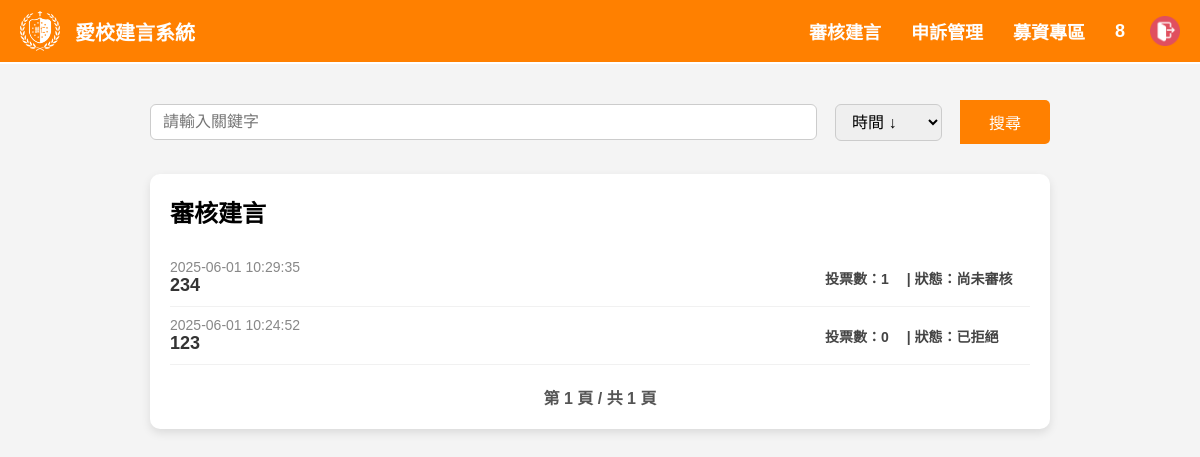
Page /event.php (signed in) on the earlier database version.
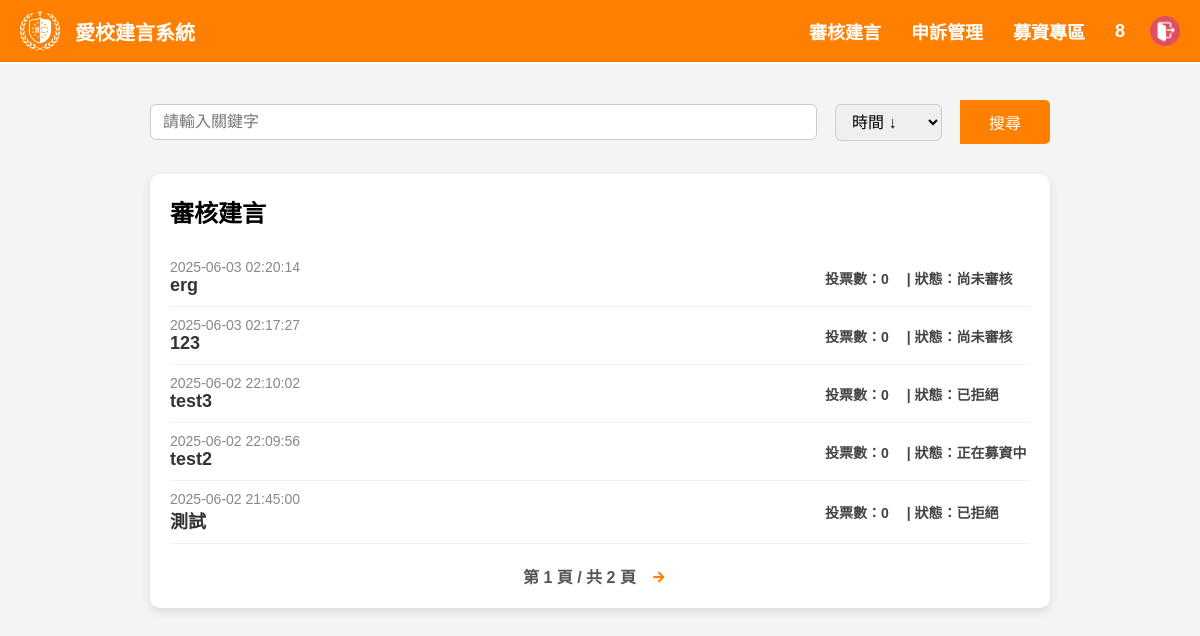
Same page on the later database version.
### tables this page shows
CREATE TABLE `event` (
  `e_id` int(50) NOT NULL,
  `e_title` varchar(100) NOT NULL COMMENT '標題',
  `e_text` varchar(500) NOT NULL COMMENT '內文',
  `e_time` datetime NOT NULL COMMENT '日期',
  `accounts` int(50) NOT NULL COMMENT '提案人帳號',
  `e_type` int(10) NOT NULL
);

CREATE TABLE `audit` (
  `a_id` int(11) NOT NULL,
  `e_id` int(50) NOT NULL,
  `situation` int(10) NOT NULL,
  `reason` varchar(100) NOT NULL,
  `a_acc` int(50) NOT NULL
);

### event.php (the view, shortened to what this page needs)
<?php
include('header.php');
include('db.php');
$search_keyword = '';
$sort = $_GET['sort'] ?? 'time_desc';
$orderBy = "e.e_time DESC";
switch ($sort) {
    case 'time_desc':
    default:
        $orderBy = "e.e_time DESC";
}
$per_page = 5;
$page = isset($_GET['page']) ? (int)$_GET['page'] : 1;
$start = ($page - 1) * $per_page;
if ($_SESSION['permissions'] == 2) {
    if ($search_keyword !== '') {
        $sql_admin = "
            SELECT e.*, (SELECT COUNT(*) FROM vote v WHERE v.e_id = e.e_id) AS vote_count
            FROM event e
            WHERE e.e_title LIKE ? OR e.e_text LIKE ?
            ORDER BY $orderBy
            LIMIT ?, ?
        ";
        $stmt_admin = $conn->prepare($sql_admin);
        $like_keyword = "%$search_keyword%";
        $stmt_admin->bind_param('ssii', $like_keyword, $like_keyword, $start, $per_page);
        $stmt_admin->execute();
        $result_admin = $stmt_admin->get_result();
        $count_sql = "SELECT COUNT(*) AS total FROM event WHERE e_title LIKE ? OR e_text LIKE ?";
        $stmt_count = $conn->prepare($count_sql);
        $stmt_count->bind_param('ss', $like_keyword, $like_keyword);
        $stmt_count->execute();
        $total_row = $stmt_count->get_result()->fetch_assoc();
    } else {
        $sql_admin = "
            SELECT e.*, (SELECT COUNT(*) FROM vote v WHERE v.e_id = e.e_id) AS vote_count
            FROM event e
            ORDER BY $orderBy
            LIMIT ?, ?
        ";
        $stmt_admin = $conn->prepare($sql_admin);
        $stmt_admin->bind_param('ii', $start, $per_page);
        $stmt_admin->execute();
        $result_admin = $stmt_admin->get_result();
        $count_sql = "SELECT COUNT(*) AS total FROM event";
        $total_row = mysqli_fetch_assoc(mysqli_query($conn, $count_sql));
    }
    $total_pages = ceil($total_row['total'] / $per_page);
}
?>
<!DOCTYPE html>
<html lang="zh-TW">
<head>
    <link rel="stylesheet" href="setting.css">
    <link href="https://cdn.jsdelivr.net/npm/remixicon@4.5.0/fonts/remixicon.css" rel="stylesheet" />
</head>
<body>
    <form id="search-form" method="GET" class="index_search-block" style="display:flex; align-items:center; gap:10px; max-width:900px; margin:20px auto 30px;">
        <input type="text" class="index_search-bar" placeholder="請輸入關鍵字" name="search" value="<?php echo htmlspecialchars($search_keyword); ?>" style="flex-grow:1; padding:8px 12px; font-size:1rem; border:1px solid #ccc; border-radius:6px;" />
        <select name="sort" onchange="this.form.submit()" style="padding:8px 12px; border-radius:6px; border:1px solid #ccc; font-size:1rem; cursor:pointer; margin-left: 8px; margin-right: 8px;">
            <option value="time_desc" <?= ($sort === 'time_desc') ? 'selected' : '' ?>>時間 ↓</option>
        </select>
        <button type="submit" class="index_search-but">搜尋</button>
    </form>
    <?php if ($_SESSION['permissions'] == 2): ?>
        <div class="index_main-news"  style="max-width:900px; margin:auto;">
            <div class="index_main-news-title">審核建言</div>
            <?php if ($result_admin->num_rows > 0): ?>
                <?php while ($row = $result_admin->fetch_assoc()): ?>
                    <div class="event_main-news-mess">
                        <div class="event_mess-left" onclick="window.location.href='eve_post.php?e_id=<?= $row['e_id'] ?>'">
                            <div class="index_mess-date"><?= $row['e_time'] ?></div>
                            <div class="index_mess-title"><?= htmlspecialchars($row['e_title']) ?></div>
                        </div>
                        <div class="event_mess-right">
                            投票數：<?= $row['vote_count'] ?>
                            <?php
                            $status_text = "尚未審核";
                            $sql2 = "SELECT * FROM audit WHERE e_id = '{$row['e_id']}'";
                            $result2 = $conn->query($sql2);
                            $row2 = $result2->fetch_assoc();
                            if ($row2) {
                            switch ($row2['situation']) {
                                case 2: $status_text = "已拒絕"; break;
                                case 5: $status_text = "正在募資中"; break;
                            }
                        }
                            echo "　| 狀態：" . $status_text;
                            ?>
                        </div>
                    </div>
                <?php endwhile; ?>
            <div class="mytopics_pagination">
                <span class="mytopics_page_info">第 <?= $page ?> 頁 / 共 <?= $total_pages ?> 頁</span>
                <?php if ($page < $total_pages): ?>
                    <a href="?page=<?= $page + 1 ?>&search=<?= urlencode($search_keyword) ?>&sort=<?= $sort ?>" class="mytopics_page_link"><i class="ri-arrow-right-line"></i></a>
                <?php endif; ?>
            </div>
            <?php else: ?>
                <p style="text-align:center; padding:20px; color:#666;">目前沒有待審核的建言。</p>
            <?php endif; ?>
        </div>
    <?php endif; ?>
</body>
</html>

Differences in the rows shown:
no longer on this page (row unchanged): event: e_time "2025-06-01 10:29:35", e_title "234", vote_count "1", status_text "尚未審核"
no longer on this page (row unchanged): event: e_time "2025-06-01 10:24:52", e_title "123", vote_count "0", audit.situation "已拒絕"
added event: e_time "2025-06-03 02:20:14", e_title "erg", vote_count "0", status_text "尚未審核"
added event: e_time "2025-06-03 02:17:27", e_title "123", vote_count "0", status_text "尚未審核"
added event: e_time "2025-06-02 22:10:02", e_title "test3", vote_count "0", audit.situation "已拒絕"
added event: e_time "2025-06-02 22:09:56", e_title "test2", vote_count "0", audit.situation "正在募資中"
added event: e_time "2025-06-02 21:45:00", e_title "測試", vote_count "0", audit.situation "已拒絕"
Other differences:
$total_pages: "1" → "2"
